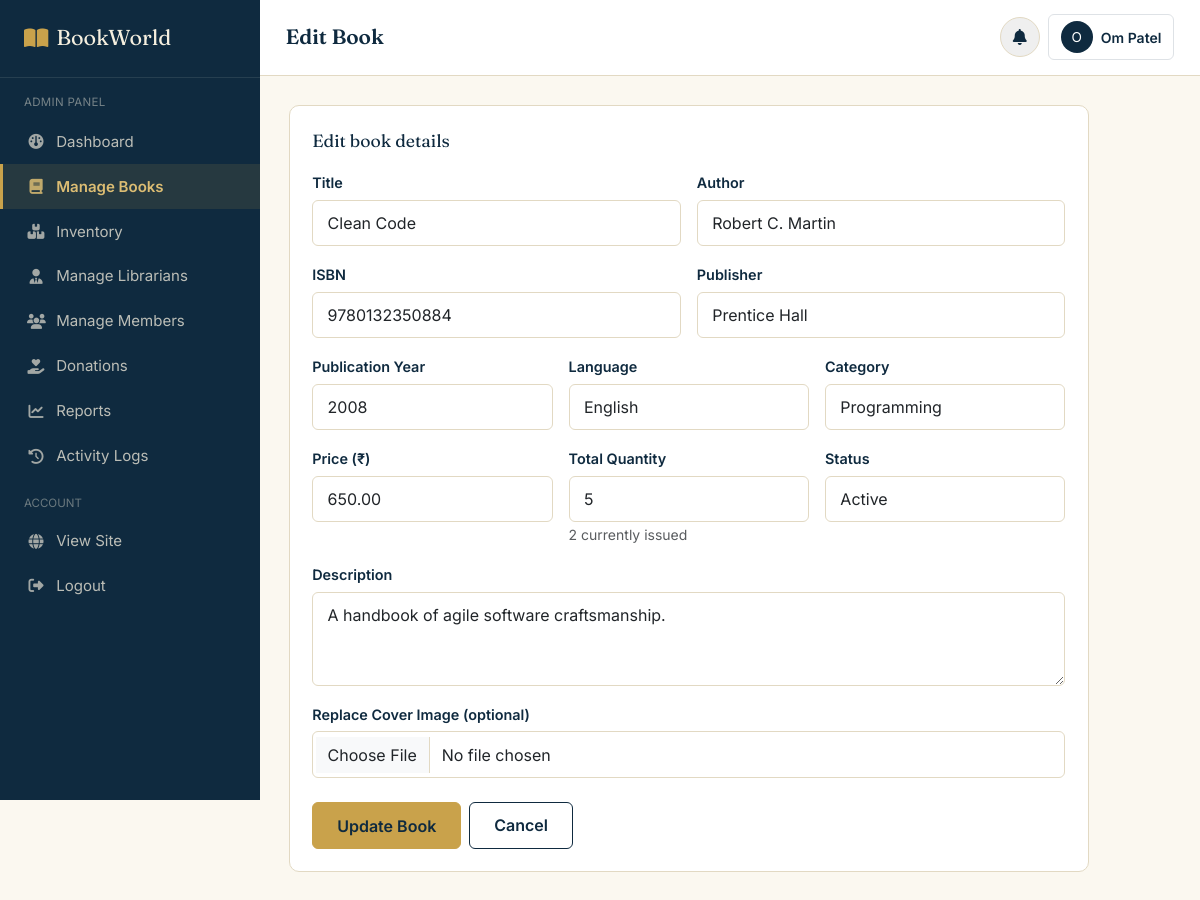
Page /admin/books/edit.php?id=1 (signed in) on the committed database.
### tables this page shows
CREATE TABLE book_inventory (
    inventory_id INT AUTO_INCREMENT PRIMARY KEY,
    book_id INT NOT NULL UNIQUE,
    total_quantity INT NOT NULL DEFAULT 0,
    available_quantity INT NOT NULL DEFAULT 0,
    issued_quantity INT NOT NULL DEFAULT 0,
    damaged_quantity INT NOT NULL DEFAULT 0,
    lost_quantity INT NOT NULL DEFAULT 0,
    FOREIGN KEY (book_id) REFERENCES books(book_id) ON DELETE CASCADE
);

CREATE TABLE books (
    book_id INT AUTO_INCREMENT PRIMARY KEY,
    title VARCHAR(200) NOT NULL,
    author VARCHAR(150) NOT NULL,
    isbn VARCHAR(20) UNIQUE,
    publisher VARCHAR(150),
    publication_year YEAR,
    language VARCHAR(50) DEFAULT 'English',
    category_id INT,
    price DECIMAL(10,2) DEFAULT 0.00,
    description TEXT,
    book_image VARCHAR(255) DEFAULT 'default-book.png',
    status ENUM('active','inactive') DEFAULT 'active',
    view_count INT DEFAULT 0,
    created_at DATETIME DEFAULT CURRENT_TIMESTAMP,
    FOREIGN KEY (category_id) REFERENCES categories(category_id) ON DELETE SET NULL
);

CREATE TABLE categories (
    category_id INT AUTO_INCREMENT PRIMARY KEY,
    category_name VARCHAR(100) NOT NULL UNIQUE,
    description VARCHAR(255)
);

### includes/functions.php (called while the page is built, shortened)
<?php
function clean($str) {
    return htmlspecialchars(trim($str), ENT_QUOTES, 'UTF-8');
}

### admin/books/edit.php (the view, shortened to what this page needs)
<?php
require_once '../../config/database.php';
require_once '../../includes/functions.php';
$book_id = (int)($_GET['id'] ?? 0);
$stmt = mysqli_prepare($conn, "SELECT b.*, bi.total_quantity, bi.available_quantity, bi.issued_quantity, bi.damaged_quantity, bi.lost_quantity
                                FROM books b LEFT JOIN book_inventory bi ON bi.book_id = b.book_id WHERE b.book_id = ?");
mysqli_stmt_bind_param($stmt, 'i', $book_id);
mysqli_stmt_execute($stmt);
$book = mysqli_fetch_assoc(mysqli_stmt_get_result($stmt));
$categories = mysqli_query($conn, "SELECT * FROM categories ORDER BY category_name");
?>
<!DOCTYPE html>
<html lang="en">
<head>
<link href="https://cdn.jsdelivr.net/npm/bootstrap@5.3.3/dist/css/bootstrap.min.css" rel="stylesheet">
<link rel="stylesheet" href="https://cdnjs.cloudflare.com/ajax/libs/font-awesome/6.5.2/css/all.min.css">
<link rel="stylesheet" href="../../assets/css/style.css">
<link rel="stylesheet" href="../../assets/css/dashboard.css">
</head>
<body>
<div class="bw-app">
<?php include '../../includes/sidebar_admin.php'; ?>
<main class="bw-main">
<?php include '../../includes/dashboard_topbar.php'; ?>
<div class="bw-content">
  <div class="bw-panel" style="max-width:800px;">
    <div class="panel-title">Edit book details</div>
    <form id="bw-book-form" method="POST" enctype="multipart/form-data" novalidate>
      <div class="row g-3">
        <div class="col-md-6">
          <label class="bw-label" for="book_title">Title</label>
          <input type="text" class="form-control bw-form-control" id="book_title" name="title" value="<?= clean($book['title']) ?>" required>
        </div>
        <div class="col-md-6">
          <label class="bw-label" for="book_author">Author</label>
          <input type="text" class="form-control bw-form-control" id="book_author" name="author" value="<?= clean($book['author']) ?>" required>
        </div>
        <div class="col-md-6">
          <label class="bw-label" for="book_isbn">ISBN</label>
          <input type="text" class="form-control bw-form-control" id="book_isbn" name="isbn" value="<?= clean($book['isbn']) ?>" readonly>
        </div>
        <div class="col-md-6">
          <label class="bw-label">Publisher</label>
          <input type="text" class="form-control bw-form-control" name="publisher" value="<?= clean($book['publisher']) ?>">
        </div>
        <div class="col-md-4">
          <label class="bw-label">Publication Year</label>
          <input type="number" class="form-control bw-form-control" name="publication_year" value="<?= clean($book['publication_year']) ?>">
        </div>
        <div class="col-md-4">
          <label class="bw-label">Language</label>
          <input type="text" class="form-control bw-form-control" name="language" value="<?= clean($book['language']) ?>">
        </div>
        <div class="col-md-4">
          <label class="bw-label">Category</label>
          <select class="form-select bw-form-control" name="category_id">
            <?php while ($c = mysqli_fetch_assoc($categories)): ?>
              <option value="<?= $c['category_id'] ?>" <?= $book['category_id'] == $c['category_id'] ? 'selected' : '' ?>><?= clean($c['category_name']) ?></option>
            <?php endwhile; ?>
          </select>
        </div>
        <div class="col-md-4">
          <label class="bw-label" for="book_price">Price (₹)</label>
          <input type="number" step="0.01" min="0" class="form-control bw-form-control" id="book_price" name="price" value="<?= clean($book['price']) ?>" required>
        </div>
        <div class="col-md-4">
          <label class="bw-label" for="book_quantity">Total Quantity</label>
          <input type="number" min="<?= (int)$book['issued_quantity'] ?>" class="form-control bw-form-control" id="book_quantity" name="total_quantity" value="<?= (int)$book['total_quantity'] ?>" required>
          <small class="text-muted"><?= $book['issued_quantity'] ?> currently issued</small>
        </div>
        <div class="col-md-4">
          <label class="bw-label">Status</label>
          <select class="form-select bw-form-control" name="status">
            <option value="active" <?= $book['status']==='active'?'selected':'' ?>>Active</option>
          </select>
        </div>
        <div class="col-12">
          <label class="bw-label">Description</label>
          <textarea class="form-control bw-form-control" name="description" rows="3"><?= clean($book['description']) ?></textarea>
        </div>
        <div class="col-12">
          <label class="bw-label">Replace Cover Image (optional)</label>
          <input type="file" class="form-control bw-form-control" name="book_image" accept=".jpg,.jpeg,.png,.webp">
        </div>
      </div>
      <div class="d-flex gap-2 mt-4">
        <button type="submit" class="btn btn-bw-primary px-4">Update Book</button>
        <a href="list.php" class="btn btn-bw-outline px-4">Cancel</a>
      </div>
    </form>
  </div>
</div>
</main>
</div>
</body>
</html>

### assets/css/style.css (style rules this page uses)
:root { --bw-navy: #0F2A3F; --bw-navy-light: #1A4160; --bw-green: #2F5233; --bw-green-light: #3E6B45; --bw-brass: #C9A24B; --bw-brass-light: #DCBD73; --bw-paper: #F5EFDF; --bw-paper-soft: #FBF8F0; --bw-ink: #1D2430; --bw-slate: #5B6472; --bw-line: #E2D9C3; --bw-danger: #A93F35; --bw-danger-bg: #FBEAE7; --bw-success: #2F5233; --bw-success-bg: #EAF1E7; --bw-warning: #B4791F; --bw-warning-bg: #FBF1E1; --font-display: 'Fraunces', Georgia, serif; --font-body: 'Inter', -apple-system, BlinkMacSystemFont, sans-serif; --radius-sm: 6px; --radius-md: 10px; --shadow-card: 0 1px 3px rgba(15, 42, 63, 0.08), 0 1px 2px rgba(15, 42, 63, 0.06); }
* { box-sizing: border-box; }
body { font-family: var(--font-body); color: var(--bw-ink); background: var(--bw-paper-soft); margin: 0; }
a { color: var(--bw-navy); text-decoration: none; }
.btn-bw-primary { background: var(--bw-brass); border: 1px solid var(--bw-brass); color: var(--bw-navy); font-weight: 600; padding: 0.65rem 1.5rem; border-radius: var(--radius-sm); transition: transform 0.15s ease, box-shadow 0.15s ease; }
.btn-bw-outline { background: transparent; border: 1.5px solid var(--bw-navy); color: var(--bw-navy); font-weight: 600; padding: 0.6rem 1.45rem; border-radius: var(--radius-sm); transition: all 0.15s ease; }
.bw-form-control { border: 1.5px solid var(--bw-line); border-radius: var(--radius-sm); padding: 0.65rem 0.9rem; background: #fff; font-family: var(--font-body); }
.bw-label { font-weight: 600; font-size: 0.9rem; color: var(--bw-navy); margin-bottom: 0.35rem; display: inline-block; }

### assets/css/dashboard.css (style rules this page uses)
.bw-app { display: flex; min-height: 100vh; }
.bw-main { flex: 1; min-width: 0; background: var(--bw-paper-soft); }
.bw-content { padding: 1.8rem; }
.bw-panel { background: #fff; border: 1px solid var(--bw-line); border-radius: var(--radius-md); padding: 1.4rem; }
.bw-panel .panel-title { font-family: var(--font-display); font-size: 1.1rem; color: var(--bw-navy); margin-bottom: 1rem; }

### rows in the picture
book_inventory: title "Clean Code", author "Robert C. Martin", isbn "9780132350884", publisher "Prentice Hall", publication_year "2008", language "English", price "650.00", total_quantity "5", issued_quantity "2", description "A handbook of agile software craftsmanship."
books: category_id "Programming", status "Active"

### other values in the picture
$page_title "Edit Book"
substr($current_user_name, 0, 1) "O"
$current_user_name "Om Patel"
